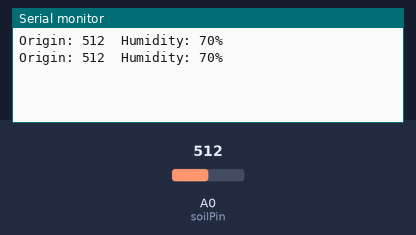
Recording of a sketch running on a simulated Arduino Uno, built with avr-gcc and run on an emulated ATmega328P. Parts: the last lines printed to the serial monitor. The test bench sets the inputs (shaded band); at power-on: A0 (soilPin) = 512.

Above: at 1.8 s.
1.9 s: A0 (soilPin) set to 716
At 2.8 s:
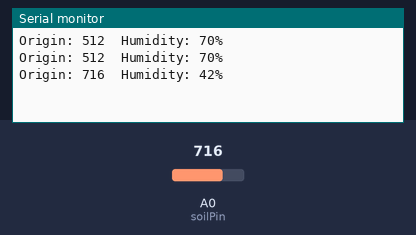
3.4 s: A0 (soilPin) set to 900
At 4.8 s:
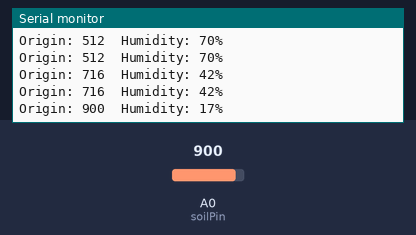
Timing chart, 0 to 6.4 s (numbered marks = the images above; inputs shaded):
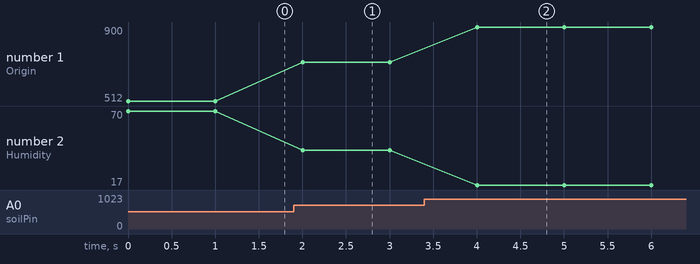

Measured:
- after the input at 1.9 s, the serial monitor: prints a new line after 0.10 s (image 1)
- after the input at 3.4 s, the serial monitor: prints a new line after 0.60 s (image 2)
- plotted number 1: 512 → 716 after the input at 1.9 s, 716 → 900 after the input at 3.4 s
- plotted number 2: 70 → 42 after the input at 1.9 s, 42 → 17 after the input at 3.4 s

The sketch:

moisture_sensor.ino
```cpp
const int soilPin = A0;

void setup() {
  Serial.begin(9600);
}

void loop() {
  int raw = analogRead(soilPin);  // 0~1023
  int moisturePercent = map(raw, 1023, 300, 0, 100);

  moisturePercent = constrain(moisturePercent, 0, 100);

  Serial.print("Origin: ");
  Serial.print(raw);
  Serial.print("  Humidity: ");
  Serial.print(moisturePercent);
  Serial.println("%");

  delay(1000);
}
```

Alignment_area.cpp
```cpp
// Format Document: Shift + Alt + f
// Paste below:
```
